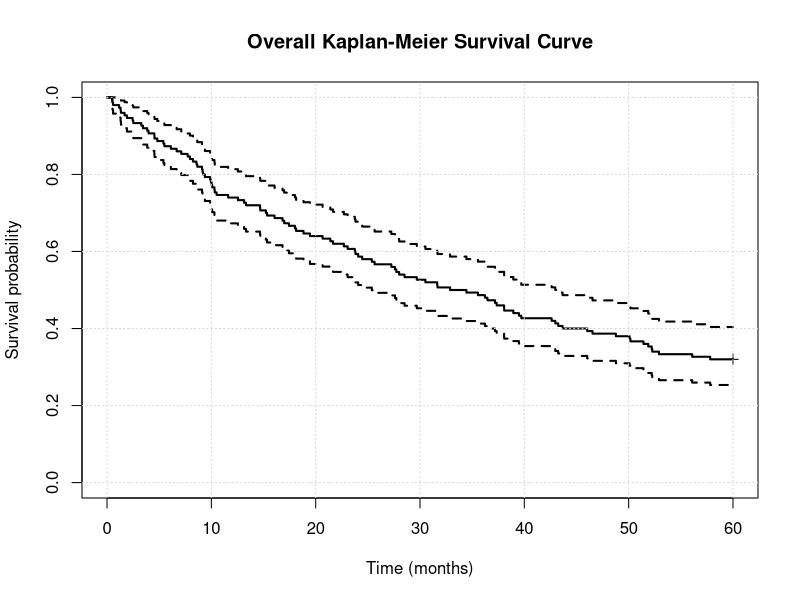
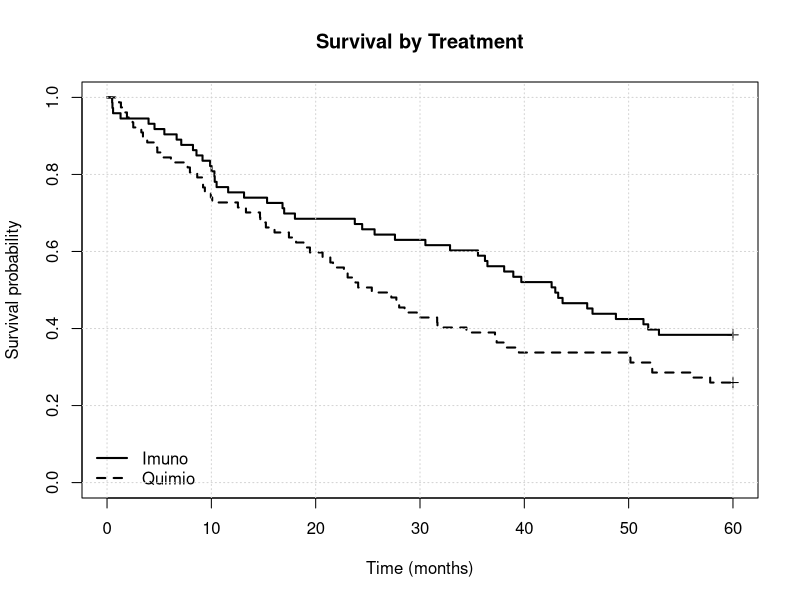

These charts were generated, in order, by the following R code: (Note: this script raises an error after producing the figures.)
required <- c(
  "dplyr", "readr", "tibble", "survival"
)

missing <- required[
  !vapply(required, requireNamespace, logical(1), quietly = TRUE)
]

if (length(missing) > 0) {
  cat("\nInstalling missing R packages:", paste(missing, collapse = ", "), "\n")
  install.packages(missing, repos = "https://cloud.r-project.org")
}

suppressPackageStartupMessages({
  library(dplyr)
  library(readr)
  library(tibble)
  library(survival)
})

# ------------------------------------------------------------
# Official Fiocruz simulation recipe
# ------------------------------------------------------------

set.seed(456)

n_pac <- 150

dados_sobrevida <- tibble(
  id = 1:n_pac,
  tratamento = sample(
    c("Quimio", "Imuno"),
    n_pac,
    replace = TRUE
  ),
  idade = round(
    pmin(
      pmax(
        rnorm(n_pac, 60, 12),
        35
      ),
      85
    )
  ),
  estadio = sample(
    c("II", "III", "IV"),
    n_pac,
    replace = TRUE,
    prob = c(0.3, 0.4, 0.3)
  )
) |>
  mutate(
    tratamento = factor(
      tratamento,
      levels = c("Imuno", "Quimio")
    ),
    estadio = factor(
      estadio,
      levels = c("II", "III", "IV")
    ),
    taxa = case_when(
      tratamento == "Imuno" ~ 0.015,
      TRUE ~ 0.025
    ) * case_when(
      estadio == "II" ~ 0.5,
      estadio == "III" ~ 1,
      TRUE ~ 1.8
    ),
    tempo_evento = rexp(n_pac, rate = taxa),
    tempo_censura = 60,
    tempo = pmin(
      tempo_evento,
      tempo_censura
    ),
    status = as.integer(
      tempo_evento <= tempo_censura
    )
  )

cat("\n============================================================\n")
cat("ACTIVITY 3 — SURVIVAL ANALYSIS\n")
cat("============================================================\n")

event_summary <- dados_sobrevida |>
  count(
    status,
    name = "n"
  ) |>
  mutate(
    status_label = if_else(
      status == 1,
      "Event",
      "Censored"
    )
  )

cat("\nEvent/censoring summary:\n")
print(event_summary)

surv_obj <- Surv(
  time = dados_sobrevida$tempo,
  event = dados_sobrevida$status
)

# ------------------------------------------------------------
# Kaplan-Meier overall
# ------------------------------------------------------------

km_geral <- survfit(
  surv_obj ~ 1
)

cat("\nOverall Kaplan-Meier:\n")
print(km_geral)

png(
  "practice/manual_attempts/module3_lesson3/activity03_survival_analysis/outputs/kaplan_meier_overall.png",
  width = 1600,
  height = 1200,
  res = 200
)
plot(
  km_geral,
  main = "Overall Kaplan-Meier Survival Curve",
  xlab = "Time (months)",
  ylab = "Survival probability",
  lwd = 2,
  mark.time = TRUE
)
grid()
dev.off()

# ------------------------------------------------------------
# Kaplan-Meier by treatment + log-rank
# ------------------------------------------------------------

km_trat <- survfit(
  surv_obj ~ tratamento,
  data = dados_sobrevida
)

cat("\nKaplan-Meier by treatment:\n")
print(km_trat)

png(
  "practice/manual_attempts/module3_lesson3/activity03_survival_analysis/outputs/kaplan_meier_by_treatment.png",
  width = 1600,
  height = 1200,
  res = 200
)
plot(
  km_trat,
  main = "Survival by Treatment",
  xlab = "Time (months)",
  ylab = "Survival probability",
  lwd = 2,
  lty = 1:2,
  mark.time = TRUE
)
legend(
  "bottomleft",
  legend = levels(dados_sobrevida$tratamento),
  lty = 1:2,
  lwd = 2,
  bty = "n"
)
grid()
dev.off()

logrank <- survdiff(
  surv_obj ~ tratamento,
  data = dados_sobrevida
)

logrank_df <- length(logrank$n) - 1

logrank_p <- pchisq(
  logrank$chisq,
  df = logrank_df,
  lower.tail = FALSE
)

logrank_summary <- tibble(
  chisq = unname(logrank$chisq),
  df = logrank_df,
  p_value = logrank_p
)

cat("\nLog-rank test:\n")
print(logrank)
print(logrank_summary)

# ------------------------------------------------------------
# Cox proportional hazards model
# ------------------------------------------------------------

modelo_cox <- coxph(
  surv_obj ~ tratamento + idade + estadio,
  data = dados_sobrevida
)

cat("\nCox model:\n")
print(summary(modelo_cox))

cox_summary <- summary(modelo_cox)

cox_coefficients <- as.data.frame(
  cox_summary$coefficients
) |>
  rownames_to_column("term") |>
  as_tibble() |>
  transmute(
    term,
    coefficient = coef,
    hazard_ratio = `exp(coef)`,
    standard_error = `se(coef)`,
    z = z,
    p_value = `Pr(>|z|)`
  )

cox_confidence <- as.data.frame(
  cox_summary$conf.int
) |>
  rownames_to_column("term") |>
  as_tibble() |>
  transmute(
    term,
    hazard_ratio = `exp(coef)`,
    lower_95 = `lower .95`,
    upper_95 = `upper .95`
  )

cox_results <- left_join(
  cox_coefficients,
  cox_confidence,
  by = c("term", "hazard_ratio")
)

cat("\nHazard ratios:\n")
print(
  cox_results |>
    mutate(
      across(
        where(is.numeric),
        ~ round(.x, 4)
      )
    )
)

# ------------------------------------------------------------
# Survival probabilities at selected times
# ------------------------------------------------------------

km_times <- summary(
  km_trat,
  times = c(12, 36, 60),
  extend = TRUE
)

km_selected <- tibble(
  strata = as.character(km_times$strata),
  time_months = km_times$time,
  n_risk = km_times$n.risk,
  n_event = km_times$n.event,
  survival_probability = km_times$surv,
  lower_95 = km_times$lower,
  upper_95 = km_times$upper
)

write_csv(
  dados_sobrevida,
  "practice/manual_attempts/module3_lesson3/activity03_survival_analysis/outputs/simulated_survival_data.csv"
)

write_csv(
  event_summary,
  "practice/manual_attempts/module3_lesson3/activity03_survival_analysis/outputs/event_censoring_summary.csv"
)

write_csv(
  logrank_summary,
  "practice/manual_attempts/module3_lesson3/activity03_survival_analysis/outputs/logrank_test.csv"
)

write_csv(
  cox_results,
  "practice/manual_attempts/module3_lesson3/activity03_survival_analysis/outputs/cox_hazard_ratios.csv"
)

write_csv(
  km_selected,
  "practice/manual_attempts/module3_lesson3/activity03_survival_analysis/outputs/km_survival_selected_times.csv"
)

# Validation.
stopifnot(nrow(dados_sobrevida) == 150)
stopifnot(all(dados_sobrevida$status %in% c(0, 1)))
stopifnot(length(unique(dados_sobrevida$status)) == 2)
stopifnot(all(dados_sobrevida$tempo > 0))
stopifnot(all(dados_sobrevida$tempo <= 60))
stopifnot(is.finite(logrank$chisq))
stopifnot(logrank_p >= 0, logrank_p <= 1)
stopifnot(all(is.finite(coef(modelo_cox))))
stopifnot(all(cox_results$hazard_ratio > 0))
stopifnot(all(cox_results$lower_95 > 0))
stopifnot(all(cox_results$upper_95 > 0))

required_figures <- c(
  "practice/manual_attempts/module3_lesson3/activity03_survival_analysis/outputs/kaplan_meier_overall.png",
  "practice/manual_attempts/module3_lesson3/activity03_survival_analysis/outputs/kaplan_meier_by_treatment.png"
)

stopifnot(all(file.exists(required_figures)))

cat("\n✅ M3 LESSON 3 · ACTIVITY 3 PASSED\n")
cat("Events:", sum(dados_sobrevida$status), "\n")
cat("Censored:", sum(dados_sobrevida$status == 0), "\n")
cat("Log-rank p-value:", format.pval(logrank_p, digits = 3), "\n")

if ("tratamentoQuimio" %in% cox_results$term) {
  quimio_hr <- cox_results$hazard_ratio[
    cox_results$term == "tratamentoQuimio"
  ]
  cat(
    "Adjusted Quimio vs Imuno HR:",
    round(quimio_hr, 3),
    "\n"
  )
}
